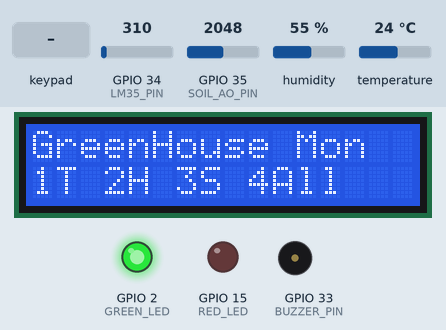
A sketch run on a simulated ESP32. Parts: 16×2 character LCD, output pins drawn as LEDs (lit = HIGH), buzzer (waves = sounding, pin HIGH). Inputs (shaded band) come from the test bench; at power-on: humidity 55 %, GPIO 34 (LM35_PIN) = 310, GPIO 35 (SOIL_AO_PIN) = 2048, temperature 24 °C. WiFi joins after 1.5 s; servers stay silent unless stated; uploads are accepted with an empty reply; what the sketch prints to the serial monitor is not drawn.

Above: at 6.3 s.
6.4 s: keypad keys 1 3 9 7 2 2 A pressed 0.4 s apart
At 10.3 s:
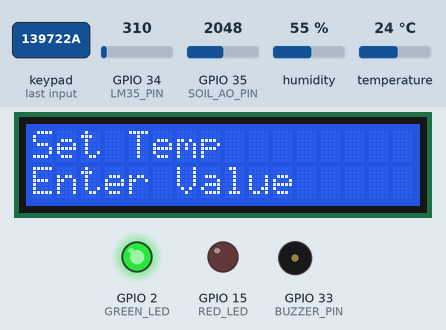
10.7 s: key '#' pressed
At 11.7 s:
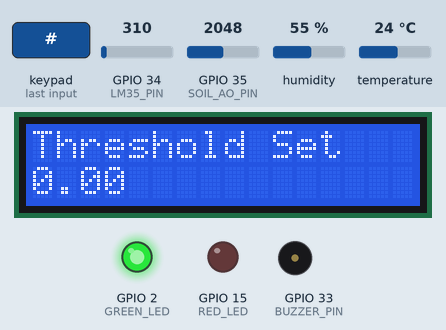
15.2 s: humidity set to 69 %
At 18.2 s:
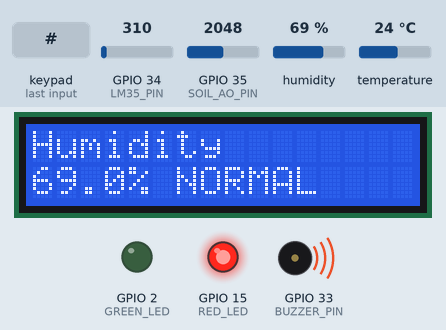
18.3 s: humidity set to 72 %
At 18.99 s:
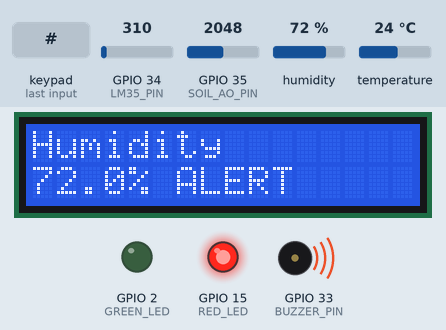
20.9 s: key 'B' pressed
At 21.7 s:
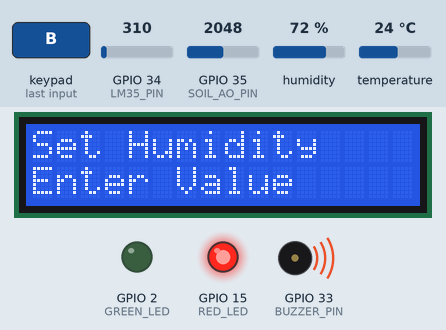
22.4 s: keypad keys 1 9 1 8 5 4 pressed 0.4 s apart
At 25.7 s:
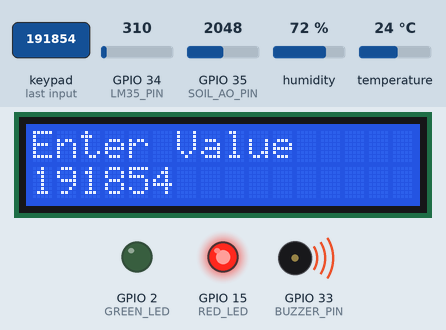
Timing chart, 0 to 27.2 s (numbered marks = the images above; inputs shaded):
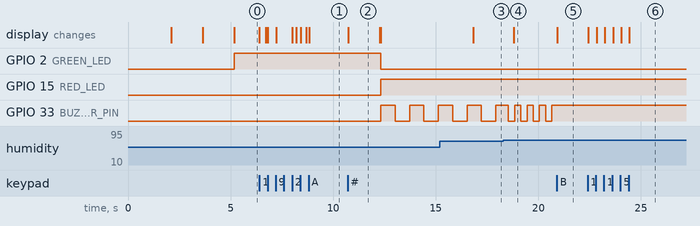

Measured:
- the behaviour switches between 70 and 71 % on humidity (found by bisection; images 3 and 4)
- after the input at 6.4 s, the display: first changes at once (image 1 shows a later state)
- after the input at 10.7 s, GPIO 2 (GREEN_LED): HIGH → LOW after 1.6 s; GPIO 15 (RED_LED): LOW → HIGH after 1.6 s; GPIO 33 (BUZZER_PIN): alternates HIGH for 0.70 s and LOW for 0.70 s, starting after 1.6 s; the display: changes at once (image 2)
- after the input at 15.2 s, the display: changes after 1.6 s (image 3)
- after the input at 18.3 s, GPIO 33 (BUZZER_PIN): alternates HIGH for 0.30 s and LOW for 0.30 s, starting after 0.25 s; the display: changes after 0.51 s (image 4)
- after the input at 20.9 s, GPIO 33 (BUZZER_PIN): stops changing and stays HIGH; the display: changes at once (image 5)
- after the input at 22.4 s, the display: first changes at once (image 6 shows a later state)

The sketch:

IoTBasedSmartGreenhouseSystem.ino
```cpp
#include <Wire.h>
#include <LiquidCrystal_I2C.h>
#include <Keypad.h>
#include <WiFi.h>
#include <HTTPClient.h>
#include <DHT.h>

// ─────────────────────────────────────────────
// WIFI
// ─────────────────────────────────────────────
#define WIFI_SSID     "YOUR_SSID"
#define WIFI_PASSWORD "YOUR_PASSWORD"

// ─────────────────────────────────────────────
// FIREBASE
// ─────────────────────────────────────────────
#define FIREBASE_HOST "https://studio-4871676974-e3e3d-default-rtdb.firebaseio.com"
#define FIREBASE_API_KEY "YOUR_API_KEY"

// ─────────────────────────────────────────────
// DHT11
// ─────────────────────────────────────────────
#define DHT_PIN   23
#define DHT_TYPE  DHT11

DHT dht(DHT_PIN, DHT_TYPE);

// ─────────────────────────────────────────────
// LM35
// ─────────────────────────────────────────────
#define LM35_PIN 34

// ─────────────────────────────────────────────
// SOIL SENSOR
// ─────────────────────────────────────────────
#define SOIL_AO_PIN 35
#define SOIL_DO_PIN 32

// ─────────────────────────────────────────────
// OUTPUTS
// ─────────────────────────────────────────────
#define GREEN_LED  2
#define RED_LED    15
#define BUZZER_PIN 33

// ─────────────────────────────────────────────
// LCD
// ─────────────────────────────────────────────
LiquidCrystal_I2C lcd(0x27, 16, 2);

// ─────────────────────────────────────────────
// KEYPAD
// ─────────────────────────────────────────────
const byte ROWS = 4;
const byte COLS = 4;

char keys[ROWS][COLS] = {
  {'1','2','3','A'},
  {'4','5','6','B'},
  {'7','8','9','C'},
  {'*','0','#','D'}
};

byte rowPins[ROWS] = {19,18,5,4};
byte colPins[COLS] = {14,27,26,25};

Keypad keypad = Keypad(makeKeymap(keys),
                       rowPins,
                       colPins,
                       ROWS,
                       COLS);

// ─────────────────────────────────────────────
// THRESHOLDS
// ─────────────────────────────────────────────
float TEMP_THRESHOLD = 35.0;
float HUM_THRESHOLD  = 70.0;
int   SOIL_THRESHOLD = 3000;

// ─────────────────────────────────────────────
// VARIABLES
// ─────────────────────────────────────────────
int currentMode = 0;
bool wifiConnected = false;
int readingID = 0;

bool settingThreshold = false;
char thresholdTarget = ' ';
String inputBuffer = "";

unsigned long lastDisplay = 0;
unsigned long lastFirebase = 0;
unsigned long lastWifiRetry = 0;
unsigned long lastBuzzer = 0;

bool buzzerState = false;

// ─────────────────────────────────────────────
// LCD PRINT
// ─────────────────────────────────────────────
void lcdLine(int row, String text) {

  while(text.length() < 16)
    text += " ";

  lcd.setCursor(0,row);
  lcd.print(text.substring(0,16));
}

// ─────────────────────────────────────────────
// SENSOR FUNCTIONS
// ─────────────────────────────────────────────
float getDHTTemp() {

  float t = dht.readTemperature();

  if(isnan(t))
    return -1;

  return t;
}

float getHumidity() {

  float h = dht.readHumidity();

  if(isnan(h))
    return -1;

  return h;
}

float getLM35Temp() {

  analogSetAttenuation(ADC_11db);

  int raw = analogRead(LM35_PIN);

  float voltage = (raw / 4095.0) * 3300.0;

  return voltage / 10.0;
}

int getSoilRaw() {

  return analogRead(SOIL_AO_PIN);
}

// ─────────────────────────────────────────────
// WIFI CONNECT
// ─────────────────────────────────────────────
void connectWiFi() {

  lcd.clear();
  lcdLine(0,"Connecting WiFi");

  WiFi.begin(WIFI_SSID,WIFI_PASSWORD);

  int count = 0;

  while(WiFi.status()!=WL_CONNECTED && count < 20) {

    delay(500);
    count++;
  }

  if(WiFi.status()==WL_CONNECTED) {

    wifiConnected = true;

    lcdLine(1,"Connected");

    Serial.println("WiFi Connected");
  }
  else {

    wifiConnected = false;

    lcdLine(1,"Failed");

    Serial.println("WiFi Failed");
  }

  delay(1500);
}

// ─────────────────────────────────────────────
// WELCOME SCREEN
// ─────────────────────────────────────────────
void showWelcome() {

  lcdLine(0,"GreenHouse Mon");
  lcdLine(1,"1T 2H 3S 4All");
}

// ─────────────────────────────────────────────
// SHOW TEMPERATURE
// ─────────────────────────────────────────────
void showTemp() {

  float dhtTemp = getDHTTemp();
  float lm35Temp = getLM35Temp();

  lcdLine(0,"DHT:"+String(dhtTemp,1)+"C");
  lcdLine(1,"LM35:"+String(lm35Temp,1)+"C");
}

// ─────────────────────────────────────────────
// SHOW HUMIDITY
// ─────────────────────────────────────────────
void showHumidityScreen() {

  float h = getHumidity();

  lcdLine(0,"Humidity");

  if(h > HUM_THRESHOLD)
    lcdLine(1,String(h,1)+"% ALERT");
  else
    lcdLine(1,String(h,1)+"% NORMAL");
}

// ─────────────────────────────────────────────
// SHOW SOIL
// ─────────────────────────────────────────────
void showSoil() {

  int raw = getSoilRaw();

  String status;

  if(raw > 3000)
    status = "DRY";

  else if(raw > 2000)
    status = "NORMAL";

  else
    status = "WET";

  lcdLine(0,"Soil Moisture");
  lcdLine(1,status+" "+String(raw));

  Serial.print("Soil Raw: ");
  Serial.print(raw);
  Serial.print(" Status: ");
  Serial.println(status);
}

// ─────────────────────────────────────────────
// SHOW ALL
// ─────────────────────────────────────────────
void showAll() {

  static int screen = 0;
  static unsigned long lastSwitch = 0;

  if(millis()-lastSwitch > 1500) {

    screen++;
    if(screen > 2)
      screen = 0;

    lastSwitch = millis();
    lcd.clear();
  }

  if(screen==0)
    showTemp();

  else if(screen==1)
    showHumidityScreen();

  else
    showSoil();
}

// ─────────────────────────────────────────────
// ALERTS
// ─────────────────────────────────────────────
void handleAlerts() {

  float temp = getDHTTemp();
  float hum  = getHumidity();
  int soil   = getSoilRaw();

  bool tempAlert = temp > TEMP_THRESHOLD;
  bool humAlert  = hum > HUM_THRESHOLD;
  bool soilAlert = soil > SOIL_THRESHOLD;

  int totalAlerts = tempAlert + humAlert + soilAlert;

  if(totalAlerts == 0) {

    digitalWrite(GREEN_LED,HIGH);
    digitalWrite(RED_LED,LOW);
    digitalWrite(BUZZER_PIN,LOW);

    buzzerState = false;
  }
  else {

    digitalWrite(GREEN_LED,LOW);
    digitalWrite(RED_LED,HIGH);

    unsigned long interval;

    if(totalAlerts > 1)
      interval = 300;
    else
      interval = 700;

    if(millis()-lastBuzzer > interval) {

      lastBuzzer = millis();

      buzzerState = !buzzerState;

      digitalWrite(BUZZER_PIN,buzzerState);
    }
  }
}

// ─────────────────────────────────────────────
// FIREBASE
// ─────────────────────────────────────────────
void sendToFirebase() {

  if(!wifiConnected || WiFi.status()!=WL_CONNECTED)
    return;

  float dhtTemp = getDHTTemp();
  float lm35Temp = getLM35Temp();
  float hum = getHumidity();
  int soil = getSoilRaw();

  bool tempAlert = dhtTemp > TEMP_THRESHOLD;
  bool humAlert = hum > HUM_THRESHOLD;
  bool soilAlert = soil > SOIL_THRESHOLD;

  HTTPClient http;

  String url = String(FIREBASE_HOST)
               + "/greenhouse/"
               + String(readingID)
               + ".json?auth="
               + FIREBASE_API_KEY;

  String json = "{";

  json += "\"dht_temp\":" + String(dhtTemp,1) + ",";
  json += "\"lm35_temp\":" + String(lm35Temp,1) + ",";
  json += "\"humidity\":" + String(hum,1) + ",";
  json += "\"soil_raw\":" + String(soil) + ",";

  json += String("\"temp_alert\":")
          + (tempAlert ? "true" : "false") + ",";

  json += String("\"hum_alert\":")
          + (humAlert ? "true" : "false") + ",";

  json += String("\"soil_alert\":")
          + (soilAlert ? "true" : "false");

  json += "}";

  http.begin(url);

  http.addHeader("Content-Type","application/json");

  int code = http.PUT(json);

  Serial.print("Firebase Code: ");
  Serial.println(code);

  http.end();

  readingID++;
}

// ─────────────────────────────────────────────
// SETUP
// ─────────────────────────────────────────────
void setup() {

  Serial.begin(115200);

  pinMode(GREEN_LED,OUTPUT);
  pinMode(RED_LED,OUTPUT);
  pinMode(BUZZER_PIN,OUTPUT);

  pinMode(SOIL_DO_PIN,INPUT);

  dht.begin();

  Wire.begin(21,22);

  lcd.init();
  lcd.backlight();

  lcd.clear();

  lcdLine(0,"GreenHouse Mon");
  lcdLine(1,"Starting...");

  delay(2000);

  connectWiFi();

  showWelcome();
}

// ─────────────────────────────────────────────
// LOOP
// ─────────────────────────────────────────────
void loop() {

  char key = keypad.getKey();

  // ─────────────────────────────────────────
  // THRESHOLD INPUT MODE
  // ─────────────────────────────────────────
  if(settingThreshold) {

    if(key >= '0' && key <= '9') {

      inputBuffer += key;

      lcd.clear();
      lcdLine(0,"Enter Value");
      lcdLine(1,inputBuffer);
    }

    else if(key == '#') {

      float value = inputBuffer.toFloat();

      if(thresholdTarget=='A')
        TEMP_THRESHOLD = value;

      else if(thresholdTarget=='B')
        HUM_THRESHOLD = value;

      else if(thresholdTarget=='C')
        SOIL_THRESHOLD = (int)value;

      Serial.println("Threshold Updated");

      lcd.clear();
      lcdLine(0,"Threshold Set");
      lcdLine(1,String(value));

      delay(1500);

      inputBuffer = "";
      settingThreshold = false;

      showWelcome();
    }

    else if(key == '*') {

      inputBuffer = "";
      settingThreshold = false;

      showWelcome();
    }

    return;
  }

  // ─────────────────────────────────────────
  // NORMAL KEYS
  // ─────────────────────────────────────────
  if(key) {

    switch(key) {

      case '1':
        currentMode = 1;
        lcd.clear();
        break;

      case '2':
        currentMode = 2;
        lcd.clear();
        break;

      case '3':
        currentMode = 3;
        lcd.clear();
        break;

      case '4':
        currentMode = 4;
        lcd.clear();
        break;

      case 'A':

        settingThreshold = true;
        thresholdTarget = 'A';
        inputBuffer = "";

        lcd.clear();
        lcdLine(0,"Set Temp");
        lcdLine(1,"Enter Value");

        break;

      case 'B':

        settingThreshold = true;
        thresholdTarget = 'B';
        inputBuffer = "";

        lcd.clear();
        lcdLine(0,"Set Humidity");
        lcdLine(1,"Enter Value");

        break;

      case 'C':

        settingThreshold = true;
        thresholdTarget = 'C';
        inputBuffer = "";

        lcd.clear();
        lcdLine(0,"Set Soil");
        lcdLine(1,"Enter Value");

        break;

      case '*':

        currentMode = 0;
        lcd.clear();
        showWelcome();

        break;
    }
  }

  // ─────────────────────────────────────────
  // DISPLAY
  // ─────────────────────────────────────────
  if(millis()-lastDisplay > 500) {

    lastDisplay = millis();

    switch(currentMode) {

      case 1:
        showTemp();
        break;

      case 2:
        showHumidityScreen();
        break;

      case 3:
        showSoil();
        break;

      case 4:
        showAll();
        break;
    }
  }

  // ─────────────────────────────────────────
  // ALERTS
  // ─────────────────────────────────────────
  handleAlerts();

  // ─────────────────────────────────────────
  // FIREBASE
  // ─────────────────────────────────────────
  if(millis()-lastFirebase > 3000) {

    lastFirebase = millis();

    sendToFirebase();
  }

  // ─────────────────────────────────────────
  // WIFI RETRY
  // ─────────────────────────────────────────
  if(!wifiConnected &&
     millis()-lastWifiRetry > 30000) {

    lastWifiRetry = millis();

    connectWiFi();
  }
}
```
